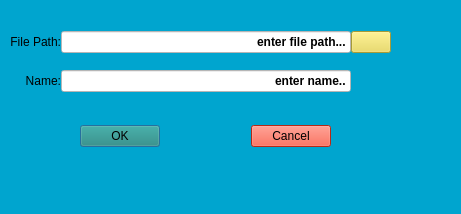
<?xml version="1.0" encoding="UTF-8"?>
<ui version="4.0">
 <class>InitRepoDialog</class>
 <widget class="QDialog" name="InitRepoDialog">
  <property name="geometry">
   <rect>
    <x>0</x>
    <y>0</y>
    <width>461</width>
    <height>214</height>
   </rect>
  </property>
  <property name="windowTitle">
   <string>Dialog</string>
  </property>
  <property name="styleSheet">
   <string notr="true">background-color: rgb(0, 165, 207);</string>
  </property>
  <widget class="QWidget" name="layoutWidget">
   <property name="geometry">
    <rect>
     <x>80</x>
     <y>120</y>
     <width>251</width>
     <height>33</height>
    </rect>
   </property>
   <layout class="QHBoxLayout">
    <property name="spacing">
     <number>6</number>
    </property>
    <property name="margin" stdset="0">
     <number>0</number>
    </property>
    <item>
     <widget class="QPushButton" name="okButton">
      <property name="styleSheet">
       <string notr="true">font: 700 9pt &quot;Arial&quot;;
background-color: rgb(30, 133, 118);</string>
      </property>
      <property name="text">
       <string>OK</string>
      </property>
     </widget>
    </item>
    <item>
     <spacer>
      <property name="orientation">
       <enum>Qt::Orientation::Horizontal</enum>
      </property>
      <property name="sizeHint" stdset="0">
       <size>
        <width>131</width>
        <height>31</height>
       </size>
      </property>
     </spacer>
    </item>
    <item>
     <widget class="QPushButton" name="cancelButton">
      <property name="styleSheet">
       <string notr="true">font: 700 9pt &quot;Arial&quot;;
background-color: rgb(255, 58, 32);</string>
      </property>
      <property name="text">
       <string>Cancel</string>
      </property>
     </widget>
    </item>
   </layout>
  </widget>
  <widget class="QWidget" name="gridLayoutWidget">
   <property name="geometry">
    <rect>
     <x>10</x>
     <y>20</y>
     <width>381</width>
     <height>84</height>
    </rect>
   </property>
   <layout class="QGridLayout" name="gridLayout">
    <property name="leftMargin">
     <number>0</number>
    </property>
    <property name="rightMargin">
     <number>0</number>
    </property>
    <property name="horizontalSpacing">
     <number>0</number>
    </property>
    <item row="0" column="2">
     <widget class="QPushButton" name="browseButton">
      <property name="sizePolicy">
       <sizepolicy hsizetype="Fixed" vsizetype="Preferred">
        <horstretch>0</horstretch>
        <verstretch>0</verstretch>
       </sizepolicy>
      </property>
      <property name="maximumSize">
       <size>
        <width>50</width>
        <height>16777215</height>
       </size>
      </property>
      <property name="palette">
       <palette>
        <active>
         <colorrole role="WindowText">
          <brush brushstyle="SolidPattern">
           <color alpha="255">
            <red>0</red>
            <green>0</green>
            <blue>0</blue>
           </color>
          </brush>
         </colorrole>
         <colorrole role="Button">
          <brush brushstyle="SolidPattern">
           <color alpha="255">
            <red>0</red>
            <green>0</green>
            <blue>0</blue>
           </color>
          </brush>
         </colorrole>
         <colorrole role="Light">
          <brush brushstyle="SolidPattern">
           <color alpha="255">
            <red>255</red>
            <green>247</green>
            <blue>179</blue>
           </color>
          </brush>
         </colorrole>
         <colorrole role="Midlight">
          <brush brushstyle="SolidPattern">
           <color alpha="255">
            <red>244</red>
            <green>232</green>
            <blue>127</blue>
           </color>
          </brush>
         </colorrole>
         <colorrole role="Dark">
          <brush brushstyle="SolidPattern">
           <color alpha="255">
            <red>117</red>
            <green>108</green>
            <blue>38</blue>
           </color>
          </brush>
         </colorrole>
         <colorrole role="Mid">
          <brush brushstyle="SolidPattern">
           <color alpha="255">
            <red>156</red>
            <green>145</green>
            <blue>51</blue>
           </color>
          </brush>
         </colorrole>
         <colorrole role="Text">
          <brush brushstyle="SolidPattern">
           <color alpha="255">
            <red>0</red>
            <green>0</green>
            <blue>0</blue>
           </color>
          </brush>
         </colorrole>
         <colorrole role="BrightText">
          <brush brushstyle="SolidPattern">
           <color alpha="255">
            <red>0</red>
            <green>0</green>
            <blue>0</blue>
           </color>
          </brush>
         </colorrole>
         <colorrole role="ButtonText">
          <brush brushstyle="SolidPattern">
           <color alpha="255">
            <red>0</red>
            <green>0</green>
            <blue>0</blue>
           </color>
          </brush>
         </colorrole>
         <colorrole role="Base">
          <brush brushstyle="SolidPattern">
           <color alpha="255">
            <red>234</red>
            <green>217</green>
            <blue>76</blue>
           </color>
          </brush>
         </colorrole>
         <colorrole role="Window">
          <brush brushstyle="SolidPattern">
           <color alpha="255">
            <red>234</red>
            <green>217</green>
            <blue>76</blue>
           </color>
          </brush>
         </colorrole>
         <colorrole role="Shadow">
          <brush brushstyle="SolidPattern">
           <color alpha="255">
            <red>0</red>
            <green>0</green>
            <blue>0</blue>
           </color>
          </brush>
         </colorrole>
         <colorrole role="Highlight">
          <brush brushstyle="SolidPattern">
           <color alpha="255">
            <red>0</red>
            <green>0</green>
            <blue>0</blue>
           </color>
          </brush>
         </colorrole>
         <colorrole role="HighlightedText">
          <brush brushstyle="SolidPattern">
           <color alpha="255">
            <red>0</red>
            <green>0</green>
            <blue>0</blue>
           </color>
          </brush>
         </colorrole>
         <colorrole role="AlternateBase">
          <brush brushstyle="SolidPattern">
           <color alpha="255">
            <red>244</red>
            <green>236</green>
            <blue>165</blue>
           </color>
          </brush>
         </colorrole>
         <colorrole role="ToolTipBase">
          <brush brushstyle="SolidPattern">
           <color alpha="255">
            <red>0</red>
            <green>0</green>
            <blue>0</blue>
           </color>
          </brush>
         </colorrole>
         <colorrole role="ToolTipText">
          <brush brushstyle="SolidPattern">
           <color alpha="255">
            <red>0</red>
            <green>0</green>
            <blue>0</blue>
           </color>
          </brush>
         </colorrole>
         <colorrole role="PlaceholderText">
          <brush brushstyle="SolidPattern">
           <color alpha="127">
            <red>186</red>
            <green>186</green>
            <blue>186</blue>
           </color>
          </brush>
         </colorrole>
         <colorrole role="Accent">
          <brush brushstyle="SolidPattern">
           <color alpha="255">
            <red>0</red>
            <green>0</green>
            <blue>0</blue>
           </color>
          </brush>
         </colorrole>
        </active>
        <inactive>
         <colorrole role="WindowText">
          <brush brushstyle="SolidPattern">
           <color alpha="255">
            <red>0</red>
            <green>0</green>
            <blue>0</blue>
           </color>
          </brush>
         </colorrole>
         <colorrole role="Button">
          <brush brushstyle="SolidPattern">
           <color alpha="255">
            <red>0</red>
            <green>0</green>
            <blue>0</blue>
           </color>
          </brush>
         </colorrole>
         <colorrole role="Light">
          <brush brushstyle="SolidPattern">
           <color alpha="255">
            <red>255</red>
            <green>247</green>
            <blue>179</blue>
           </color>
          </brush>
         </colorrole>
         <colorrole role="Midlight">
          <brush brushstyle="SolidPattern">
           <color alpha="255">
            <red>244</red>
            <green>232</green>
            <blue>127</blue>
           </color>
          </brush>
         </colorrole>
         <colorrole role="Dark">
          <brush brushstyle="SolidPattern">
           <color alpha="255">
            <red>117</red>
            <green>108</green>
            <blue>38</blue>
           </color>
          </brush>
         </colorrole>
         <colorrole role="Mid">
          <brush brushstyle="SolidPattern">
           <color alpha="255">
            <red>156</red>
            <green>145</green>
            <blue>51</blue>
           </color>
          </brush>
         </colorrole>
         <colorrole role="Text">
          <brush brushstyle="SolidPattern">
           <color alpha="255">
            <red>0</red>
            <green>0</green>
            <blue>0</blue>
           </color>
          </brush>
         </colorrole>
         <colorrole role="BrightText">
          <brush brushstyle="SolidPattern">
           <color alpha="255">
            <red>0</red>
            <green>0</green>
            <blue>0</blue>
           </color>
          </brush>
         </colorrole>
         <colorrole role="ButtonText">
          <brush brushstyle="SolidPattern">
           <color alpha="255">
            <red>0</red>
            <green>0</green>
            <blue>0</blue>
           </color>
          </brush>
         </colorrole>
         <colorrole role="Base">
          <brush brushstyle="SolidPattern">
           <color alpha="255">
            <red>234</red>
            <green>217</green>
            <blue>76</blue>
           </color>
          </brush>
         </colorrole>
         <colorrole role="Window">
          <brush brushstyle="SolidPattern">
           <color alpha="255">
            <red>234</red>
            <green>217</green>
            <blue>76</blue>
           </color>
          </brush>
         </colorrole>
         <colorrole role="Shadow">
          <brush brushstyle="SolidPattern">
           <color alpha="255">
            <red>0</red>
            <green>0</green>
            <blue>0</blue>
           </color>
          </brush>
         </colorrole>
         <colorrole role="Highlight">
          <brush brushstyle="SolidPattern">
           <color alpha="255">
            <red>0</red>
            <green>0</green>
            <blue>0</blue>
           </color>
          </brush>
         </colorrole>
         <colorrole role="HighlightedText">
          <brush brushstyle="SolidPattern">
           <color alpha="255">
            <red>0</red>
            <green>0</green>
            <blue>0</blue>
           </color>
          </brush>
         </colorrole>
         <colorrole role="AlternateBase">
          <brush brushstyle="SolidPattern">
           <color alpha="255">
            <red>244</red>
            <green>236</green>
            <blue>165</blue>
           </color>
          </brush>
         </colorrole>
         <colorrole role="ToolTipBase">
          <brush brushstyle="SolidPattern">
           <color alpha="255">
            <red>0</red>
            <green>0</green>
            <blue>0</blue>
           </color>
          </brush>
         </colorrole>
         <colorrole role="ToolTipText">
          <brush brushstyle="SolidPattern">
           <color alpha="255">
            <red>0</red>
            <green>0</green>
            <blue>0</blue>
           </color>
          </brush>
         </colorrole>
         <colorrole role="PlaceholderText">
          <brush brushstyle="SolidPattern">
           <color alpha="127">
            <red>186</red>
            <green>186</green>
            <blue>186</blue>
           </color>
          </brush>
         </colorrole>
         <colorrole role="Accent">
          <brush brushstyle="SolidPattern">
           <color alpha="255">
            <red>0</red>
            <green>0</green>
            <blue>0</blue>
           </color>
          </brush>
         </colorrole>
        </inactive>
        <disabled>
         <colorrole role="WindowText">
          <brush brushstyle="SolidPattern">
           <color alpha="255">
            <red>117</red>
            <green>108</green>
            <blue>38</blue>
           </color>
          </brush>
         </colorrole>
         <colorrole role="Button">
          <brush brushstyle="SolidPattern">
           <color alpha="255">
            <red>0</red>
            <green>0</green>
            <blue>0</blue>
           </color>
          </brush>
         </colorrole>
         <colorrole role="Light">
          <brush brushstyle="SolidPattern">
           <color alpha="255">
            <red>255</red>
            <green>247</green>
            <blue>179</blue>
           </color>
          </brush>
         </colorrole>
         <colorrole role="Midlight">
          <brush brushstyle="SolidPattern">
           <color alpha="255">
            <red>244</red>
            <green>232</green>
            <blue>127</blue>
           </color>
          </brush>
         </colorrole>
         <colorrole role="Dark">
          <brush brushstyle="SolidPattern">
           <color alpha="255">
            <red>117</red>
            <green>108</green>
            <blue>38</blue>
           </color>
          </brush>
         </colorrole>
         <colorrole role="Mid">
          <brush brushstyle="SolidPattern">
           <color alpha="255">
            <red>156</red>
            <green>145</green>
            <blue>51</blue>
           </color>
          </brush>
         </colorrole>
         <colorrole role="Text">
          <brush brushstyle="SolidPattern">
           <color alpha="255">
            <red>117</red>
            <green>108</green>
            <blue>38</blue>
           </color>
          </brush>
         </colorrole>
         <colorrole role="BrightText">
          <brush brushstyle="SolidPattern">
           <color alpha="255">
            <red>0</red>
            <green>0</green>
            <blue>0</blue>
           </color>
          </brush>
         </colorrole>
         <colorrole role="ButtonText">
          <brush brushstyle="SolidPattern">
           <color alpha="255">
            <red>117</red>
            <green>108</green>
            <blue>38</blue>
           </color>
          </brush>
         </colorrole>
         <colorrole role="Base">
          <brush brushstyle="SolidPattern">
           <color alpha="255">
            <red>234</red>
            <green>217</green>
            <blue>76</blue>
           </color>
          </brush>
         </colorrole>
         <colorrole role="Window">
          <brush brushstyle="SolidPattern">
           <color alpha="255">
            <red>234</red>
            <green>217</green>
            <blue>76</blue>
           </color>
          </brush>
         </colorrole>
         <colorrole role="Shadow">
          <brush brushstyle="SolidPattern">
           <color alpha="255">
            <red>0</red>
            <green>0</green>
            <blue>0</blue>
           </color>
          </brush>
         </colorrole>
         <colorrole role="HighlightedText">
          <brush brushstyle="SolidPattern">
           <color alpha="255">
            <red>0</red>
            <green>0</green>
            <blue>0</blue>
           </color>
          </brush>
         </colorrole>
         <colorrole role="AlternateBase">
          <brush brushstyle="SolidPattern">
           <color alpha="255">
            <red>234</red>
            <green>217</green>
            <blue>76</blue>
           </color>
          </brush>
         </colorrole>
         <colorrole role="ToolTipBase">
          <brush brushstyle="SolidPattern">
           <color alpha="255">
            <red>0</red>
            <green>0</green>
            <blue>0</blue>
           </color>
          </brush>
         </colorrole>
         <colorrole role="ToolTipText">
          <brush brushstyle="SolidPattern">
           <color alpha="255">
            <red>0</red>
            <green>0</green>
            <blue>0</blue>
           </color>
          </brush>
         </colorrole>
         <colorrole role="PlaceholderText">
          <brush brushstyle="SolidPattern">
           <color alpha="127">
            <red>186</red>
            <green>186</green>
            <blue>186</blue>
           </color>
          </brush>
         </colorrole>
         <colorrole role="Accent">
          <brush brushstyle="SolidPattern">
           <color alpha="255">
            <red>0</red>
            <green>0</green>
            <blue>0</blue>
           </color>
          </brush>
         </colorrole>
        </disabled>
       </palette>
      </property>
      <property name="font">
       <font/>
      </property>
      <property name="cursor">
       <cursorShape>PointingHandCursor</cursorShape>
      </property>
      <property name="autoFillBackground">
       <bool>false</bool>
      </property>
      <property name="styleSheet">
       <string notr="true">
background-color:rgb(234, 217, 76)
</string>
      </property>
      <property name="text">
       <string/>
      </property>
      <property name="icon">
       <iconset theme="QIcon::ThemeIcon::FolderOpen"/>
      </property>
     </widget>
    </item>
    <item row="0" column="0">
     <widget class="QLabel" name="label">
      <property name="styleSheet">
       <string notr="true">font: 700 16pt &quot;Arial&quot;;</string>
      </property>
      <property name="text">
       <string>File Path:</string>
      </property>
      <property name="alignment">
       <set>Qt::AlignmentFlag::AlignRight|Qt::AlignmentFlag::AlignTrailing|Qt::AlignmentFlag::AlignVCenter</set>
      </property>
     </widget>
    </item>
    <item row="1" column="0">
     <widget class="QLabel" name="label_2">
      <property name="styleSheet">
       <string notr="true">font: 700 16pt &quot;Arial&quot;;</string>
      </property>
      <property name="text">
       <string>Name:</string>
      </property>
      <property name="alignment">
       <set>Qt::AlignmentFlag::AlignRight|Qt::AlignmentFlag::AlignTrailing|Qt::AlignmentFlag::AlignVCenter</set>
      </property>
     </widget>
    </item>
    <item row="0" column="1">
     <widget class="QLineEdit" name="repoPathInput">
      <property name="palette">
       <palette>
        <active>
         <colorrole role="Button">
          <brush brushstyle="SolidPattern">
           <color alpha="255">
            <red>255</red>
            <green>255</green>
            <blue>255</blue>
           </color>
          </brush>
         </colorrole>
         <colorrole role="Text">
          <brush brushstyle="SolidPattern">
           <color alpha="255">
            <red>0</red>
            <green>0</green>
            <blue>0</blue>
           </color>
          </brush>
         </colorrole>
         <colorrole role="Base">
          <brush brushstyle="SolidPattern">
           <color alpha="255">
            <red>255</red>
            <green>255</green>
            <blue>255</blue>
           </color>
          </brush>
         </colorrole>
         <colorrole role="Window">
          <brush brushstyle="SolidPattern">
           <color alpha="255">
            <red>255</red>
            <green>255</green>
            <blue>255</blue>
           </color>
          </brush>
         </colorrole>
        </active>
        <inactive>
         <colorrole role="Button">
          <brush brushstyle="SolidPattern">
           <color alpha="255">
            <red>255</red>
            <green>255</green>
            <blue>255</blue>
           </color>
          </brush>
         </colorrole>
         <colorrole role="Text">
          <brush brushstyle="SolidPattern">
           <color alpha="255">
            <red>0</red>
            <green>0</green>
            <blue>0</blue>
           </color>
          </brush>
         </colorrole>
         <colorrole role="Base">
          <brush brushstyle="SolidPattern">
           <color alpha="255">
            <red>255</red>
            <green>255</green>
            <blue>255</blue>
           </color>
          </brush>
         </colorrole>
         <colorrole role="Window">
          <brush brushstyle="SolidPattern">
           <color alpha="255">
            <red>255</red>
            <green>255</green>
            <blue>255</blue>
           </color>
          </brush>
         </colorrole>
        </inactive>
        <disabled>
         <colorrole role="Button">
          <brush brushstyle="SolidPattern">
           <color alpha="255">
            <red>255</red>
            <green>255</green>
            <blue>255</blue>
           </color>
          </brush>
         </colorrole>
         <colorrole role="Base">
          <brush brushstyle="SolidPattern">
           <color alpha="255">
            <red>255</red>
            <green>255</green>
            <blue>255</blue>
           </color>
          </brush>
         </colorrole>
         <colorrole role="Window">
          <brush brushstyle="SolidPattern">
           <color alpha="255">
            <red>255</red>
            <green>255</green>
            <blue>255</blue>
           </color>
          </brush>
         </colorrole>
        </disabled>
       </palette>
      </property>
      <property name="font">
       <font>
        <family>Arial</family>
        <pointsize>9</pointsize>
        <italic>false</italic>
        <bold>true</bold>
       </font>
      </property>
      <property name="toolTip">
       <string>&lt;html&gt;&lt;head/&gt;&lt;body&gt;&lt;p&gt;&lt;br/&gt;&lt;/p&gt;&lt;/body&gt;&lt;/html&gt;</string>
      </property>
      <property name="styleSheet">
       <string notr="true">background-color: rgb(255, 255, 255);
font: 700 9pt &quot;Arial&quot;;</string>
      </property>
      <property name="text">
       <string>enter file path...</string>
      </property>
      <property name="alignment">
       <set>Qt::AlignmentFlag::AlignRight|Qt::AlignmentFlag::AlignTrailing|Qt::AlignmentFlag::AlignVCenter</set>
      </property>
     </widget>
    </item>
    <item row="1" column="1">
     <widget class="QLineEdit" name="repoNameInput">
      <property name="palette">
       <palette>
        <active>
         <colorrole role="Button">
          <brush brushstyle="SolidPattern">
           <color alpha="255">
            <red>255</red>
            <green>255</green>
            <blue>255</blue>
           </color>
          </brush>
         </colorrole>
         <colorrole role="Text">
          <brush brushstyle="SolidPattern">
           <color alpha="255">
            <red>0</red>
            <green>0</green>
            <blue>0</blue>
           </color>
          </brush>
         </colorrole>
         <colorrole role="Base">
          <brush brushstyle="SolidPattern">
           <color alpha="255">
            <red>255</red>
            <green>255</green>
            <blue>255</blue>
           </color>
          </brush>
         </colorrole>
         <colorrole role="Window">
          <brush brushstyle="SolidPattern">
           <color alpha="255">
            <red>255</red>
            <green>255</green>
            <blue>255</blue>
           </color>
          </brush>
         </colorrole>
        </active>
        <inactive>
         <colorrole role="Button">
          <brush brushstyle="SolidPattern">
           <color alpha="255">
            <red>255</red>
            <green>255</green>
            <blue>255</blue>
           </color>
          </brush>
         </colorrole>
         <colorrole role="Text">
          <brush brushstyle="SolidPattern">
           <color alpha="255">
            <red>0</red>
            <green>0</green>
            <blue>0</blue>
           </color>
          </brush>
         </colorrole>
         <colorrole role="Base">
          <brush brushstyle="SolidPattern">
           <color alpha="255">
            <red>255</red>
            <green>255</green>
            <blue>255</blue>
           </color>
          </brush>
         </colorrole>
         <colorrole role="Window">
          <brush brushstyle="SolidPattern">
           <color alpha="255">
            <red>255</red>
            <green>255</green>
            <blue>255</blue>
           </color>
          </brush>
         </colorrole>
        </inactive>
        <disabled>
         <colorrole role="Button">
          <brush brushstyle="SolidPattern">
           <color alpha="255">
            <red>255</red>
            <green>255</green>
            <blue>255</blue>
           </color>
          </brush>
         </colorrole>
         <colorrole role="Base">
          <brush brushstyle="SolidPattern">
           <color alpha="255">
            <red>255</red>
            <green>255</green>
            <blue>255</blue>
           </color>
          </brush>
         </colorrole>
         <colorrole role="Window">
          <brush brushstyle="SolidPattern">
           <color alpha="255">
            <red>255</red>
            <green>255</green>
            <blue>255</blue>
           </color>
          </brush>
         </colorrole>
        </disabled>
       </palette>
      </property>
      <property name="font">
       <font>
        <family>Arial</family>
        <pointsize>9</pointsize>
        <italic>false</italic>
        <bold>true</bold>
       </font>
      </property>
      <property name="styleSheet">
       <string notr="true">background-color: rgb(255, 255, 255);
font: 700 9pt &quot;Arial&quot;;</string>
      </property>
      <property name="text">
       <string>enter name..</string>
      </property>
      <property name="alignment">
       <set>Qt::AlignmentFlag::AlignRight|Qt::AlignmentFlag::AlignTrailing|Qt::AlignmentFlag::AlignVCenter</set>
      </property>
     </widget>
    </item>
   </layout>
  </widget>
 </widget>
 <resources/>
 <connections>
  <connection>
   <sender>okButton</sender>
   <signal>clicked()</signal>
   <receiver>InitRepoDialog</receiver>
   <slot>accept()</slot>
   <hints>
    <hint type="sourcelabel">
     <x>278</x>
     <y>253</y>
    </hint>
    <hint type="destinationlabel">
     <x>96</x>
     <y>254</y>
    </hint>
   </hints>
  </connection>
  <connection>
   <sender>cancelButton</sender>
   <signal>clicked()</signal>
   <receiver>InitRepoDialog</receiver>
   <slot>reject()</slot>
   <hints>
    <hint type="sourcelabel">
     <x>369</x>
     <y>253</y>
    </hint>
    <hint type="destinationlabel">
     <x>179</x>
     <y>282</y>
    </hint>
   </hints>
  </connection>
 </connections>
</ui>
